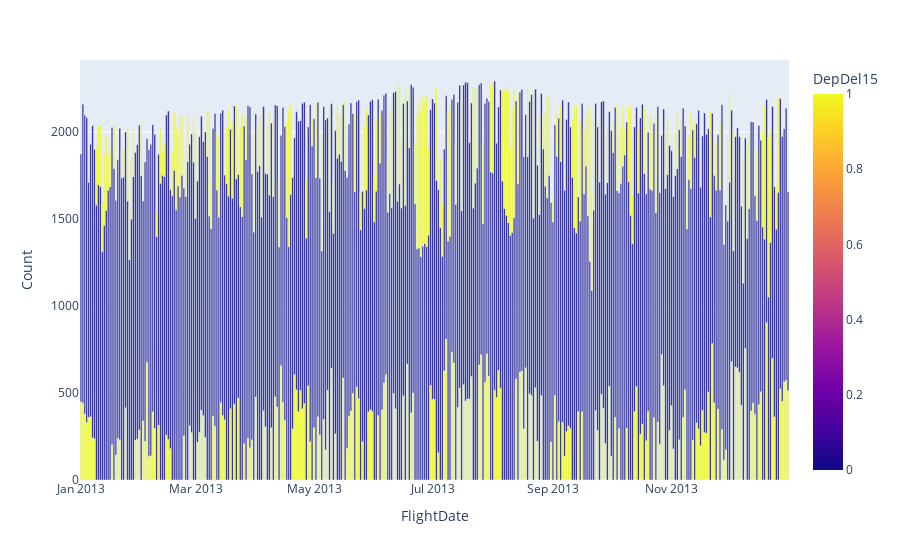

Notebook source saved alongside this figure:
### Code cell
plot_delay_groups(flights_df, "CA", "DEST_STATE", "Daily")

### Figure 1 — Plotly figure (JSON) as saved in the notebook; plotly's stock layout.template omitted (floating-point values rounded to 4 significant figures; data arrays with more than 128 entries replaced by an {"elided": "..."} marker saying what was removed)
{"data": [{"alignmentgroup": "True", "hovertemplate": "FlightDate=%{x}<br>Count=%{y}<br>DepDel15=%{marker.color}<extra></extra>", "legendgroup": "", "marker": {"color": {"elided": "730 int values"}, "coloraxis": "coloraxis", "pattern": {"shape": ""}}, "name": "", "offsetgroup": "", "orientation": "v", "showlegend": false, "textposition": "auto", "type": "bar", "x": {"elided": "730 str values"}, "xaxis": "x", "y": {"elided": "730 int values"}, "yaxis": "y"}], "layout": {"barmode": "relative", "coloraxis": {"colorbar": {"title": {"text": "DepDel15"}}, "colorscale": [[0, "#0d0887"], [0.1111, "#46039f"], [0.2222, "#7201a8"], [0.3333, "#9c179e"], [0.4444, "#bd3786"], [0.5556, "#d8576b"], [0.6667, "#ed7953"], [0.7778, "#fb9f3a"], [0.8889, "#fdca26"], [1, "#f0f921"]]}, "legend": {"tracegroupgap": 0}, "margin": {"t": 60}, "xaxis": {"anchor": "y", "domain": [0, 1], "title": {"text": "FlightDate"}}, "yaxis": {"anchor": "x", "domain": [0, 1], "title": {"text": "Count"}}}}
